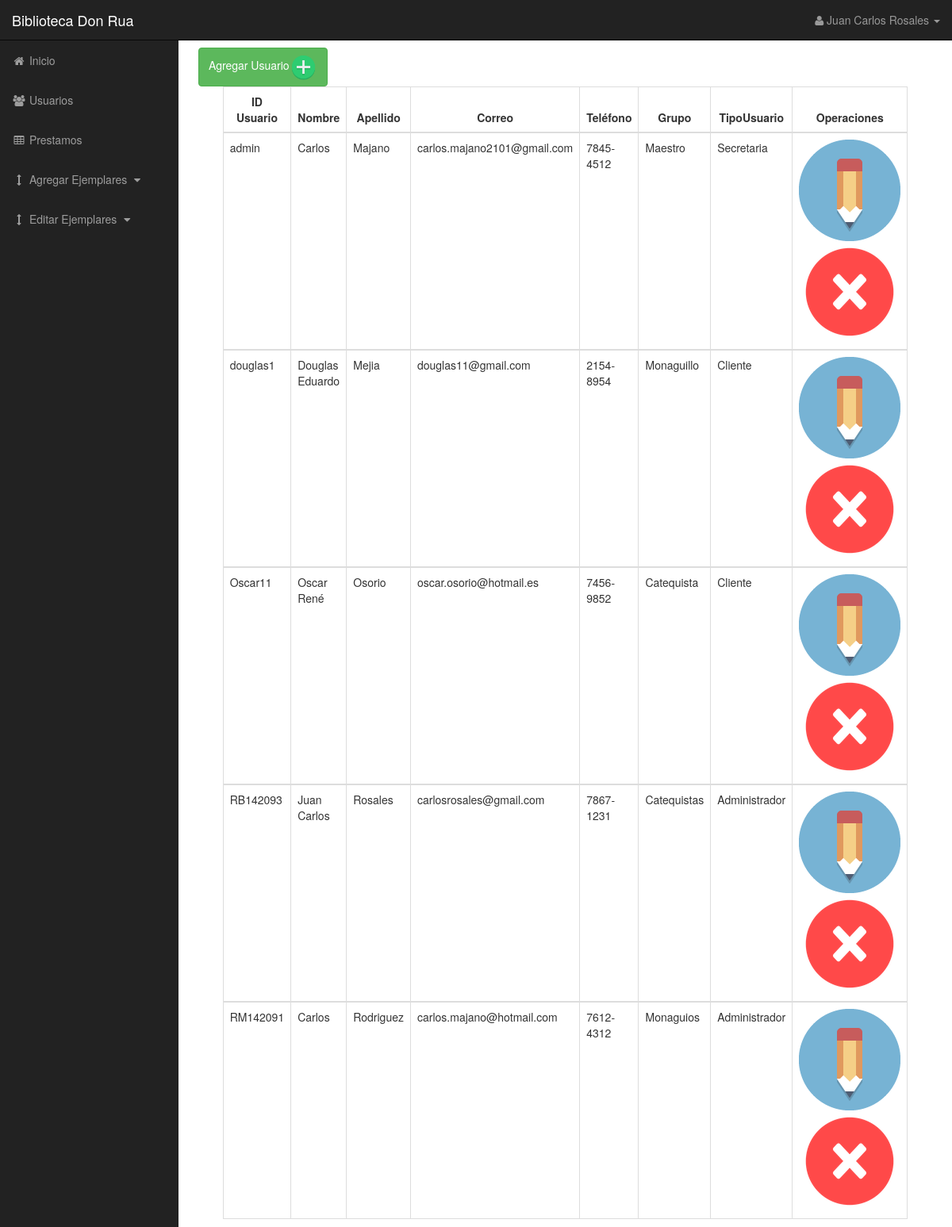
The page /admin/MostrarUsuarios.php (signed in) on the database its author committed.
### tables this page shows
CREATE TABLE IF NOT EXISTS `usuarios` (
  `IdUsuario` varchar(8) NOT NULL,
  `Nombre` varchar(30) NOT NULL,
  `Apellido` varchar(30) NOT NULL,
  `Correo` varchar(30) NOT NULL,
  `Telefono` varchar(9) NOT NULL,
  `Grupo` varchar(30) NOT NULL,
  `Password` varchar(20) NOT NULL DEFAULT '',
  `TipoUsuario` int(11) NOT NULL,
  PRIMARY KEY (`IdUsuario`),
  KEY `TipoUsuario` (`TipoUsuario`)
);

CREATE TABLE IF NOT EXISTS `tipousuario` (
  `codigo` int(11) NOT NULL AUTO_INCREMENT,
  `tipo_usuario` varchar(30) NOT NULL,
  PRIMARY KEY (`codigo`)
);

### admin/MostrarUsuarios.php (the view, shortened to what this page needs)
<!DOCTYPE html>
<html lang="en">
<head>
    <link href="css/bootstrap.min.css" rel="stylesheet">
    <link href="css/sb-admin.css" rel="stylesheet">
    <link href="css/plugins/morris.css" rel="stylesheet">
    <link href="font-awesome/css/font-awesome.min.css" rel="stylesheet" type="text/css">
</head>
<body>
    <div id="wrapper">
        <nav class="navbar navbar-inverse navbar-fixed-top" role="navigation">
            <div class="navbar-header">
                <a class="navbar-brand" href="index.php">Biblioteca Don Rua</a>
            </div>
            <ul class="nav navbar-right top-nav">
                <li class="dropdown">
                    <a href="#" class="dropdown-toggle" data-toggle="dropdown"><i class="fa fa-user"></i> <?php echo $_SESSION['Nombre'];?> <b class="caret"></b></a>
                </li>
            </ul>
            <?php
                 include("menusuperior.php");
            ?>
        </nav>
        <div id="page-wrapper">
            <div class="container-fluid">
    <section id="contact">
		<a href="AgregarUsuario.php"><button class="btn btn-success">Agregar Usuario<img src="img/add.png" height="35px" alt="Agregar"></button></a>
        <?php
			 $pdocn = Database::connect();
			 $sql = ('SELECT U.IdUsuario, U.Nombre, U.Apellido, U.Correo, U.Telefono, U.Grupo, T.tipo_usuario FROM usuarios as U INNER JOIN tipousuario as T ON U.TipoUsuario = T.codigo ORDER BY IdUsuario ASC');
			$con = "<table class=\"table table-bordered\" style=\"width:75%;margin: auto;\">";
			 $con .= "<thead > <tr> <th class=\"text-center\">ID Usuario</th><th class=\"text-center\">Nombre</th><th class=\"text-center\">Apellido</th><th class=\"text-center\">Correo</th><th class=\"text-center\">Teléfono</th><th class=\"text-center\">Grupo</th><th class=\"text-center\">TipoUsuario</th>"; if($_SESSION['TipoUsuario'] == "Administrador"){ $con.= "<th class=\"text-center\">Operaciones</th>";} $con .= "</tr>";
			 foreach ($pdocn->query($sql) as $row) {
			 $con .= ' </thead><tbody>
			 <tr>
			 <td class="textcenter">'.$row["IdUsuario"].'</td>
			 <td class="textcenter">'.$row["Nombre"].'</td>
			 <td class="textcenter">'.$row["Apellido"].'</td>
			 <td class="textcenter">'.$row["Correo"].'</td>
			 <td class="textcenter">'.$row["Telefono"].'</td>
			 <td class="textcenter">'.$row["Grupo"].'</td>
			 <td class="textcenter">'.$row["tipo_usuario"].'</td>
			 ';
			 if($_SESSION['TipoUsuario'] == "Administrador"){
				 $con .= '<td class="text-center"><a href="ModificarUsuario.php?IdUsuario='.$row["IdUsuario"].'" > <img src="img/modify.png" height="30%" alt="Modificar"></a><a href="EliminarUsuario.php?IdUsuario='.$row["IdUsuario"].'"><img src="img/delete.png" height="35%" alt="Modificar"></a></td>';
			 }
			 $con .= '</tr>';
			 }
			 $con .= "</tbody></table>";
			 echo "$con";
		 ?>
    </section>
</body>
</html>

### admin/css/sb-admin.css (style rules this page uses)
body { margin-top: 100px; background-color: #222; }
@media (min-width:768px) { body { margin-top: 50px; } }
#wrapper { padding-left: 0; }
#page-wrapper { width: 100%; padding: 0; background-color: #fff; }
@media (min-width:768px) { #wrapper { padding-left: 225px; } }
@media (min-width:768px) { #page-wrapper { padding: 10px; } }
.top-nav { padding: 0 15px; }
.top-nav>li { display: inline-block; float: left; }
.top-nav>li>a { padding-top: 15px; padding-bottom: 15px; line-height: 20px; color: #999; }

### rows shown on the page
usuarios: IdUsuario "admin", Nombre "Carlos", Apellido "Majano", Correo "carlos.majano2101@gmail.com", Telefono "7845-4512", Grupo "Maestro", TipoUsuario.tipo_usuario "Secretaria"
usuarios: IdUsuario "douglas1", Nombre "Douglas Eduardo", Apellido "Mejia", Correo "douglas11@gmail.com", Telefono "2154-8954", Grupo "Monaguillo", TipoUsuario.tipo_usuario "Cliente"
usuarios: IdUsuario "Oscar11", Nombre "Oscar René", Apellido "Osorio", Correo "oscar.osorio@hotmail.es", Telefono "7456-9852", Grupo "Catequista", TipoUsuario.tipo_usuario "Cliente"
usuarios: IdUsuario "RB142093", Nombre "Juan Carlos", Apellido "Rosales", Correo "carlosrosales@gmail.com", Telefono "7867-1231", Grupo "Catequistas", TipoUsuario.tipo_usuario "Administrador"
usuarios: IdUsuario "RM142091", Nombre "Carlos", Apellido "Rodriguez", Correo "carlos.majano@hotmail.com", Telefono "7612-4312", Grupo "Monaguios", TipoUsuario.tipo_usuario "Administrador"

### other values the page prints
$_SESSION['Nombre'] "Juan Carlos Rosales"
